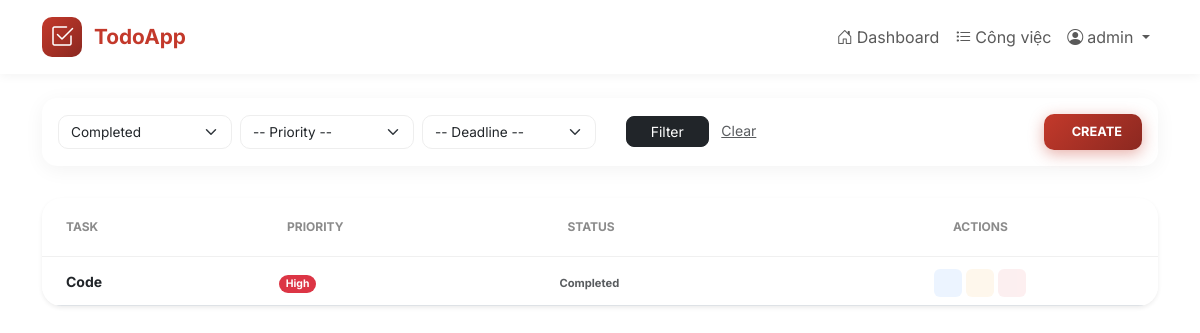
/tasks/?status=completed (signed in), run on the app's committed database.
### accounts/models.py (models this page shows, shortened)
class User(AbstractUser):
    id = models.UUIDField(primary_key=True, default=uuid.uuid4, editable=False)
    email = models.EmailField(
        unique=True,
        verbose_name=_("Email"),
        help_text=_("Email address used for account activation and password reset"),
    )
    avatar = models.ImageField(
        upload_to='avatars/',
        blank=True,
        null=True,
        verbose_name=_("Avatar"),
        help_text=_("Profile picture (recommended size: 200x200px)"),
        storage=MediaCloudinaryStorage(),
    )
    USERNAME_FIELD = "username"
    REQUIRED_FIELDS = ["email"]
    class Meta:
        verbose_name = _("User")
        verbose_name_plural = _("Users")
        ordering = ["-date_joined"]

### tasks/models.py (models this page shows, shortened)
class Task(models.Model):
    PRIORITY_CHOICES = [
        ('low', 'Low'),
        ('medium', 'Medium'),
        ('high', 'High'),
    ]
    STATUS_CHOICES = [
        ('pending', 'Pending'),
        ('in_progress', 'In Progress'),
        ('completed', 'Completed'),
        ('cancelled', 'Cancelled'),
    ]
    id = models.UUIDField(primary_key=True, default=uuid.uuid4, editable=False)
    user = models.ForeignKey(
        settings.AUTH_USER_MODEL,
        on_delete=models.CASCADE,
        related_name='tasks'
    )
    title = models.CharField(max_length=200)
    description = models.TextField(blank=True, null=True)
    deadline = models.DateTimeField(blank=True, null=True)
    priority = models.CharField(
        max_length=10,
        choices=PRIORITY_CHOICES,
        default='medium'
    )
    status = models.CharField(
        max_length=20,
        choices=STATUS_CHOICES,
        default='pending'
    )
    created_at = models.DateTimeField(auto_now_add=True)
    updated_at = models.DateTimeField(auto_now=True)
    class Meta:
        ordering = ['-created_at']
        verbose_name = 'Task'
        verbose_name_plural = 'Tasks'
    @property
    def is_overdue(self):
        if self.deadline and self.status != 'completed':
            return timezone.now() > self.deadline
        return False

### tasks/views.py (the view, shortened to what this page needs)
# urls.py: path('', views.task_list, name='task_list'),
@login_required
def task_list(request):
    tasks = Task.objects.filter(user=request.user)
    status_filter = request.GET.get('status')
    priority_filter = request.GET.get('priority')
    deadline_filter = request.GET.get('deadline')  # 'overdue', 'today', 'week', 'month'
    if status_filter:
        tasks = tasks.filter(status=status_filter)
    if priority_filter:
        tasks = tasks.filter(priority=priority_filter)
    sort_by = request.GET.get('sort', '-created_at')  # Default: newest first
    valid_sorts = [
        'created_at', '-created_at',  # By creation date
        'deadline', '-deadline',  # By deadline
        'priority', '-priority',  # By priority
        'status', '-status',  # By status
        'title', '-title',  # By title
    ]
    if sort_by in valid_sorts:
        if sort_by in ['deadline', '-deadline']:
            if sort_by == 'deadline':
                tasks = tasks.order_by('deadline', 'created_at')
            else:
                tasks = tasks.order_by('-deadline', 'created_at')
        else:
            tasks = tasks.order_by(sort_by)
    else:
        tasks = tasks.order_by('-created_at')
    page = request.GET.get('page', 1)
    paginator = Paginator(tasks, 10)  # 10 tasks per page
    try:
        tasks_page = paginator.page(page)
    except PageNotAnInteger:
        tasks_page = paginator.page(1)
    except EmptyPage:
        tasks_page = paginator.page(paginator.num_pages)
    context = {
        'tasks': tasks_page,
        'status_filter': status_filter,
        'priority_filter': priority_filter,
        'deadline_filter': deadline_filter,
        'sort_by': sort_by,
        'paginator': paginator,
    }
    return render(request, 'tasks/task_list.html', context)

### tasks/templates/tasks/task_list.html (shortened to what this page needs)
{% extends 'base.html' %}
{% block content %}
<div class="container py-4">
    <div class="card filter-card">
        <div class="card-body p-3">
            <form method="get" class="row g-2 align-items-center">
                <div class="col-md-2">
                    <select name="status" class="form-select form-select-brand">
                        <option value="completed" {% if status_filter == 'completed' %}selected{% endif %}>Completed</option>
                    </select>
                </div>
                <div class="col-md-2">
                    <select name="priority" class="form-select form-select-brand">
                        <option value="">-- Priority --</option>
                    </select>
                </div>
                <div class="col-md-2">
                    <select name="deadline" class="form-select form-select-brand">
                        <option value="">-- Deadline --</option>
                    </select>
                </div>
                <div class="col-md-2 text-center">
                    <button type="submit" class="btn btn-dark btn-sm px-4 rounded-3">Filter</button>
                    <a href="{% url 'task_list' %}" class="text-muted small ms-2">Clear</a>
                </div>
                <div class="col-md-4 text-end">
                    <a href="{% url 'task_create' %}" class="btn-create-brand">
                         CREATE
                    </a>
                </div>
            </form>
        </div>
    </div>
    <div class="task-table-container shadow-sm">
        <div class="table-responsive">
            <table class="table table-hover align-middle mb-0">
                <thead>
                    <tr>
                        <th class="ps-4">Task</th>
                        <th>Priority</th>
                        <th>Status</th>
                        <th class="text-center">Actions</th>
                    </tr>
                </thead>
                <tbody>
                    {% for task in tasks %}
                    <tr class="task-row">
                        <td class="ps-4">
                            <a href="{% url 'task_detail' task.id %}" class="text-decoration-none text-dark fw-bold small">
                                {{ task.title }}
                            </a>
                        </td>
                        <td>
                            <span class="badge {% if task.priority == 'high' %}bg-danger{% elif task.priority == 'medium' %}bg-warning{% else %}bg-info{% endif %} rounded-pill" style="font-size: 0.65rem;">
                                {{ task.get_priority_display }}
                            </span>
                        </td>
                        <td>
                            <small class="text-muted fw-bold" style="font-size: 0.7rem;">
                                {{ task.get_status_display }}
                            </small>
                        </td>
                        <td class="text-center">
                            <div class="d-inline-flex">
                                <a href="{% url 'task_detail' task.id %}" class="btn-action-small btn-view-sm" title="View">
                                </a>
                                <a href="{% url 'task_update' task.id %}" class="btn-action-small btn-edit-sm" title="Edit">
                                </a>
                                <a href="{% url 'task_delete' task.id %}" class="btn-action-small btn-delete-sm" title="Delete">
                                </a>
                            </div>
                        </td>
                    </tr>
                    {% empty %}
                    <tr>
                        <td colspan="4" class="text-center py-5 text-muted">
                            No tasks available.
                        </td>
                    </tr>
                    {% endfor %}
                </tbody>
            </table>
        </div>
    </div>
</div>
{% endblock %}

### templates/base.html (shortened to what this page needs)
{% load static %}
<!DOCTYPE html>
<html lang="vi">
<head>
    <link href="https://cdn.jsdelivr.net/npm/bootstrap@5.3.0/dist/css/bootstrap.min.css" rel="stylesheet">
    <link rel="stylesheet" href="https://cdn.jsdelivr.net/npm/bootstrap-icons@1.11.0/font/bootstrap-icons.css">
</head>
<body>
    <nav class="navbar navbar-expand-lg sticky-top">
        <div class="container">
            <a class="navbar-brand d-flex align-items-center" href="{% url 'home' %}">
                <div style="width: 40px; height: 40px; background: linear-gradient(135deg, #c3392b 0%, #8b2820 100%); border-radius: 10px; display: flex; align-items: center; justify-content: center; margin-right: 12px;">
                    <i class="bi bi-check2-square text-white" style="font-size: 1.5rem;"></i>
                </div>
                <span class="fw-bold" style="color: #c3392b; font-size: 1.3rem;">TodoApp</span>
            </a>
            <div class="collapse navbar-collapse" id="navbarNav">
                <ul class="navbar-nav ms-auto align-items-center">
                    {% if user.is_authenticated %}
                        <li class="nav-item">
                            <a class="nav-link" href="{% url 'accounts:user_dashboard' %}">
                                <i class="bi bi-house-door me-1"></i>Dashboard
                            </a>
                        </li>
                        <li class="nav-item">
                            <a class="nav-link" href="{% url 'task_list' %}">
                                <i class="bi bi-list-task me-1"></i>Công việc
                            </a>
                        </li>
                        <li class="nav-item dropdown">
                            <a class="nav-link dropdown-toggle" href="#" id="userDropdown" role="button" data-bs-toggle="dropdown" aria-expanded="false">
                                <i class="bi bi-person-circle me-1"></i>{{ user.username }}
                            </a>
                        </li>
                    {% endif %}
                </ul>
            </div>
        </div>
    </nav>
    <main class="main-content">
        {% block content %}
        {% endblock %}
    </main>
</body>
</html>

### templates/base.html (style rules this page uses)
:root { --todoist-red: #c3392b; --text-dark: #202020; --gray-icon: #666666; }
body { font-family: 'Inter', sans-serif; color: var(--text-dark); display: flex; flex-direction: column; min-height: 100vh; }
.navbar { background: #fff; padding: 12px 0; box-shadow: 0 2px 10px rgba(0,0,0,0.05); }
.main-content { flex: 1; }

### tasks/templates/tasks/task_list.html (style rules this page uses)
:root { --brand-red: #c3392b; --brand-dark: #8b2820; --brand-gradient: linear-gradient(135deg, #c3392b 0%, #8b2820 100%); }
.filter-card { background: #ffffff; border: none; border-radius: 15px; box-shadow: 0 4px 20px rgba(0,0,0,0.05); margin-bottom: 2rem; }
.form-select-brand { border-radius: 10px; border: 1px solid #eee; font-size: 0.85rem; }
.btn-create-brand { background: var(--brand-gradient) !important; color: #ffffff !important; border: none; border-radius: 10px; padding: 8px 20px; font-weight: 700; text-transform: uppercase; font-size: 0.8rem; box-shadow: 0 4px 15px rgba(195, 57, 43, 0.4); transition: all 0.3s ease; text-decoration: none; display: inline-flex; align-items: center; }
.task-table-container { background: white; border-radius: 20px; box-shadow: 0 10px 30px rgba(0,0,0,0.05); overflow: hidden; }
.table thead th { color: #8b8b8b; font-weight: 700; text-transform: uppercase; font-size: 0.75rem; padding: 1.25rem 1rem; border-bottom: 1px solid #f0f0f0; }
.btn-action-small { width: 28px; height: 28px; display: inline-flex; align-items: center; justify-content: center; border-radius: 6px; font-size: 0.8rem; transition: all 0.2s ease; border: none; text-decoration: none; margin: 0 2px; }
.btn-view-sm { color: #0d6efd; background-color: rgba(13, 110, 253, 0.08); }
.btn-edit-sm { color: #f59e0b; background-color: rgba(245, 158, 11, 0.08); }
.btn-delete-sm { color: #dc3545; background-color: rgba(220, 53, 69, 0.08); }

### data on the page
User: username "admin"
Task: title "Code", priority "High", status "Completed"
